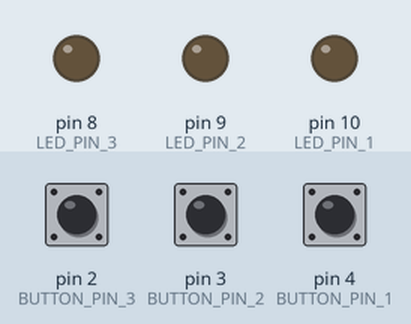
Bench run of a sketch on a simulated Arduino Uno, built with avr-gcc and run on an emulated ATmega328P. Parts: output pins drawn as LEDs (lit = HIGH). The inputs (shaded band) are chosen by the test bench; at power-on: pin 2 (BUTTON_PIN_3) HIGH, pin 3 (BUTTON_PIN_2) LOW, pin 4 (BUTTON_PIN_1) LOW.

Above: at 1.2 s.
1.3 s: pin 2 (BUTTON_PIN_3) pulled LOW for 0.15 s
At 2.4 s:
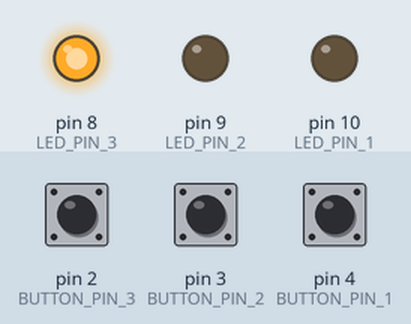
2.9 s: pin 3 (BUTTON_PIN_2) pulled HIGH for 0.15 s
At 4.2 s:
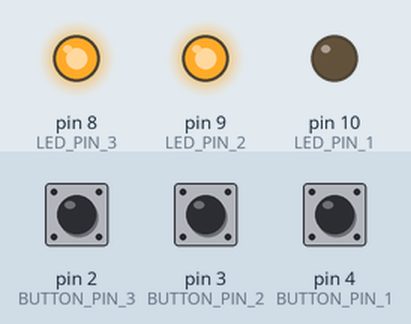
4.5 s: pin 4 (BUTTON_PIN_1) pulled HIGH for 0.15 s
At 4.9 s:
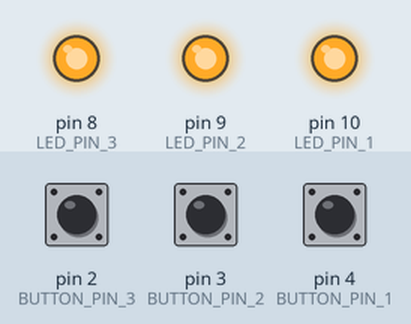
6.1 s: pin 2 (BUTTON_PIN_3) pulled LOW for 1 s
At 7.4 s:
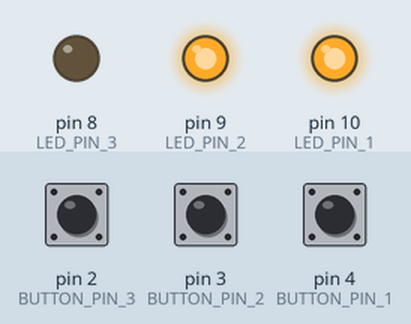
8.6 s: pin 3 (BUTTON_PIN_2) pulled HIGH for 1 s
At 10.1 s:
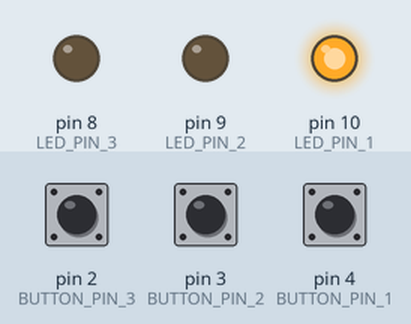
11.1 s: pin 2 (BUTTON_PIN_3) pulled LOW for 0.15 s
At 12.5 s:
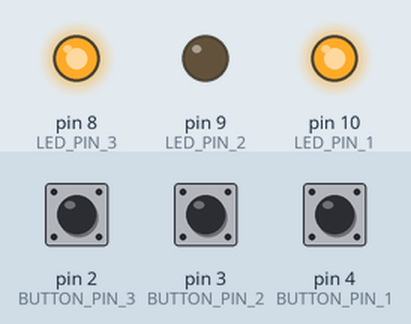
Timing chart, 0 to 13.7 s (numbered marks = the images above; inputs shaded):
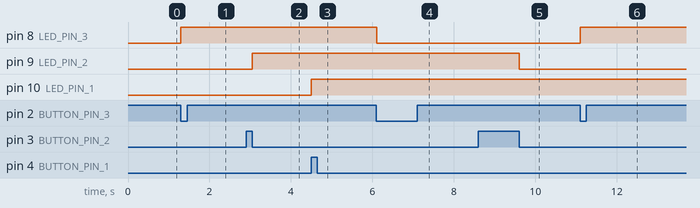

Measured:
- after the input at 1.3 s, pin 8 (LED_PIN_3): LOW → HIGH at once
- after the input at 2.9 s, pin 9 (LED_PIN_2): LOW → HIGH after 0.15 s
- after the input at 4.5 s, pin 10 (LED_PIN_1): LOW → HIGH at once
- after the input at 6.1 s, pin 8 (LED_PIN_3): HIGH → LOW at once
- after the input at 8.6 s, pin 9 (LED_PIN_2): HIGH → LOW after 1.0 s
- after the input at 11.1 s, pin 8 (LED_PIN_3): LOW → HIGH at once

The sketch:

toggleButton.ino
```cpp
#define BUTTON_PIN_1 4
#define BUTTON_PIN_2 3
#define BUTTON_PIN_3 2
#define LED_PIN_1 10
#define LED_PIN_2 9
#define LED_PIN_3 8

void setup() {
    pinMode(BUTTON_PIN_1, INPUT);
    pinMode(BUTTON_PIN_2, INPUT);
    pinMode(BUTTON_PIN_3, INPUT_PULLUP);
    pinMode(LED_PIN_1, OUTPUT);
    pinMode(LED_PIN_2, OUTPUT);
    pinMode(LED_PIN_3, OUTPUT);
}

bool ledState1 = LOW;
bool ledState2 = LOW;
bool ledState3 = LOW;
bool lastButtonState1 = LOW;
bool lastButtonState2 = LOW;
bool lastButtonState3 = LOW;

const unsigned long debounceDelay = 50;  // ms.

unsigned long waitUntil1 = 0;
unsigned long waitUntil2 = 0;
unsigned long waitUntil3 = 0;

void loop() {
    bool buttonState1 = digitalRead(BUTTON_PIN_1);
    bool buttonState2 = !digitalRead(BUTTON_PIN_2);
    bool buttonState3 = !digitalRead(BUTTON_PIN_3);
    if (buttonState1 > lastButtonState1 && millis() > waitUntil1) {
        ledState1 ^= 1;
        waitUntil1 = millis() + debounceDelay;
    }
    if (buttonState2 > lastButtonState2 && millis() > waitUntil2) {
        ledState2 ^= 1;
        waitUntil2 = millis() + debounceDelay;
    }
    if (buttonState3 > lastButtonState3 && millis() > waitUntil3) {
        ledState3 ^= 1;
        waitUntil3 = millis() + debounceDelay;
    }
    lastButtonState1 = buttonState1;
    lastButtonState2 = buttonState2;
    lastButtonState3 = buttonState3;
    digitalWrite(LED_PIN_1, ledState1);
    digitalWrite(LED_PIN_2, ledState2);
    digitalWrite(LED_PIN_3, ledState3);
    delay(50);
}
```
